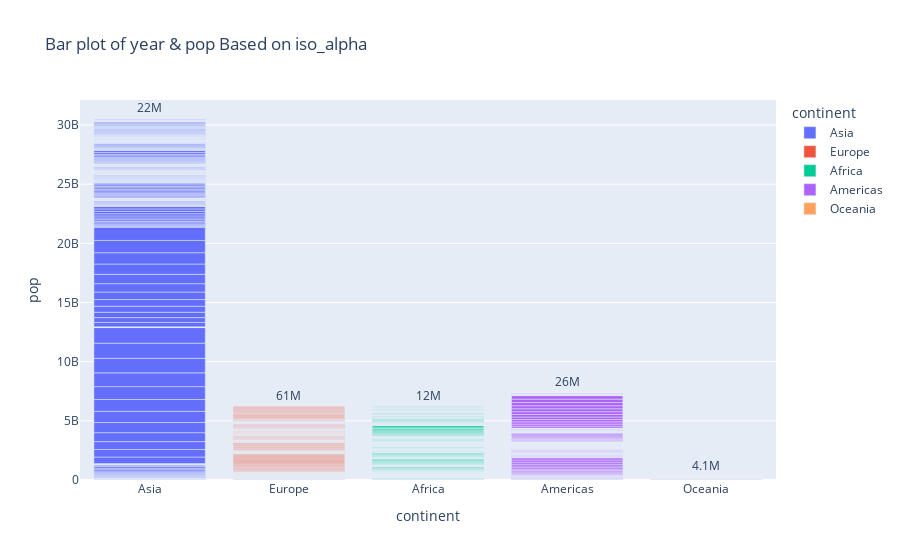

Source (notebook cell):
### Code cell
fig = px.bar(df4 ,
       x = "continent" ,
       y = "pop"  ,
       text = "pop" ,
       color = "continent" ,
       title = "Bar plot of year & pop Based on iso_alpha" , 
       labels={"x" : "The continent Name" , "y" : "The Population"} )
fig.update_traces(texttemplate='%{text:.2s}', textposition='outside')
fig.update_layout(uniformtext_minsize=10, uniformtext_mode='hide')
fig.show()

### Figure 1 — Plotly figure (JSON) as saved in the notebook; plotly's stock layout.template omitted (floating-point values rounded to 4 significant figures; data arrays with more than 128 entries replaced by an {"elided": "..."} marker saying what was removed)
{"data": [{"alignmentgroup": "True", "hovertemplate": "continent=%{x}<br>pop=%{text}<extra></extra>", "legendgroup": "Asia", "marker": {"color": "#636efa", "pattern": {"shape": ""}}, "name": "Asia", "offsetgroup": "Asia", "orientation": "v", "showlegend": true, "text": {"elided": "396 int values"}, "textposition": "outside", "texttemplate": "%{text:.2s}", "type": "bar", "x": {"elided": "396 str values"}, "xaxis": "x", "y": {"elided": "396 int values"}, "yaxis": "y"}, {"alignmentgroup": "True", "hovertemplate": "continent=%{x}<br>pop=%{text}<extra></extra>", "legendgroup": "Europe", "marker": {"color": "#EF553B", "pattern": {"shape": ""}}, "name": "Europe", "offsetgroup": "Europe", "orientation": "v", "showlegend": true, "text": {"elided": "360 int values"}, "textposition": "outside", "texttemplate": "%{text:.2s}", "type": "bar", "x": {"elided": "360 str values"}, "xaxis": "x", "y": {"elided": "360 int values"}, "yaxis": "y"}, {"alignmentgroup": "True", "hovertemplate": "continent=%{x}<br>pop=%{text}<extra></extra>", "legendgroup": "Africa", "marker": {"color": "#00cc96", "pattern": {"shape": ""}}, "name": "Africa", "offsetgroup": "Africa", "orientation": "v", "showlegend": true, "text": {"elided": "624 int values"}, "textposition": "outside", "texttemplate": "%{text:.2s}", "type": "bar", "x": {"elided": "624 str values"}, "xaxis": "x", "y": {"elided": "624 int values"}, "yaxis": "y"}, {"alignmentgroup": "True", "hovertemplate": "continent=%{x}<br>pop=%{text}<extra></extra>", "legendgroup": "Americas", "marker": {"color": "#ab63fa", "pattern": {"shape": ""}}, "name": "Americas", "offsetgroup": "Americas", "orientation": "v", "showlegend": true, "text": {"elided": "300 int values"}, "textposition": "outside", "texttemplate": "%{text:.2s}", "type": "bar", "x": {"elided": "300 str values"}, "xaxis": "x", "y": {"elided": "300 int values"}, "yaxis": "y"}, {"alignmentgroup": "True", "hovertemplate": "continent=%{x}<br>pop=%{text}<extra></extra>", "legendgroup": "Oceania", "marker": {"color": "#FFA15A", "pattern": {"shape": ""}}, "name": "Oceania", "offsetgroup": "Oceania", "orientation": "v", "showlegend": true, "text": [8691212, 9712569, 10794968, 11872264, 13177000, 14074100, 15184200, 16257249, 17481977, 18565243, 19546792, 20434176, 1994794, 2229407, 2488550, 2728150, 2929100, 3164900, 3210650, 3317166, 3437674, 3676187, 3908037, 4115771], "textposition": "outside", "texttemplate": "%{text:.2s}", "type": "bar", "x": ["Oceania", "Oceania", "Oceania", "Oceania", "Oceania", "Oceania", "Oceania", "Oceania", "Oceania", "Oceania", "Oceania", "Oceania", "Oceania", "Oceania", "Oceania", "Oceania", "Oceania", "Oceania", "Oceania", "Oceania", "Oceania", "Oceania", "Oceania", "Oceania"], "xaxis": "x", "y": [8691212, 9712569, 10794968, 11872264, 13177000, 14074100, 15184200, 16257249, 17481977, 18565243, 19546792, 20434176, 1994794, 2229407, 2488550, 2728150, 2929100, 3164900, 3210650, 3317166, 3437674, 3676187, 3908037, 4115771], "yaxis": "y"}], "layout": {"barmode": "relative", "legend": {"title": {"text": "continent"}, "tracegroupgap": 0}, "title": {"text": "Bar plot of year & pop Based on iso_alpha"}, "uniformtext": {"minsize": 10, "mode": "hide"}, "xaxis": {"anchor": "y", "categoryarray": ["Asia", "Europe", "Africa", "Americas", "Oceania"], "categoryorder": "array", "domain": [0, 1], "title": {"text": "continent"}}, "yaxis": {"anchor": "x", "domain": [0, 1], "title": {"text": "pop"}}}}
